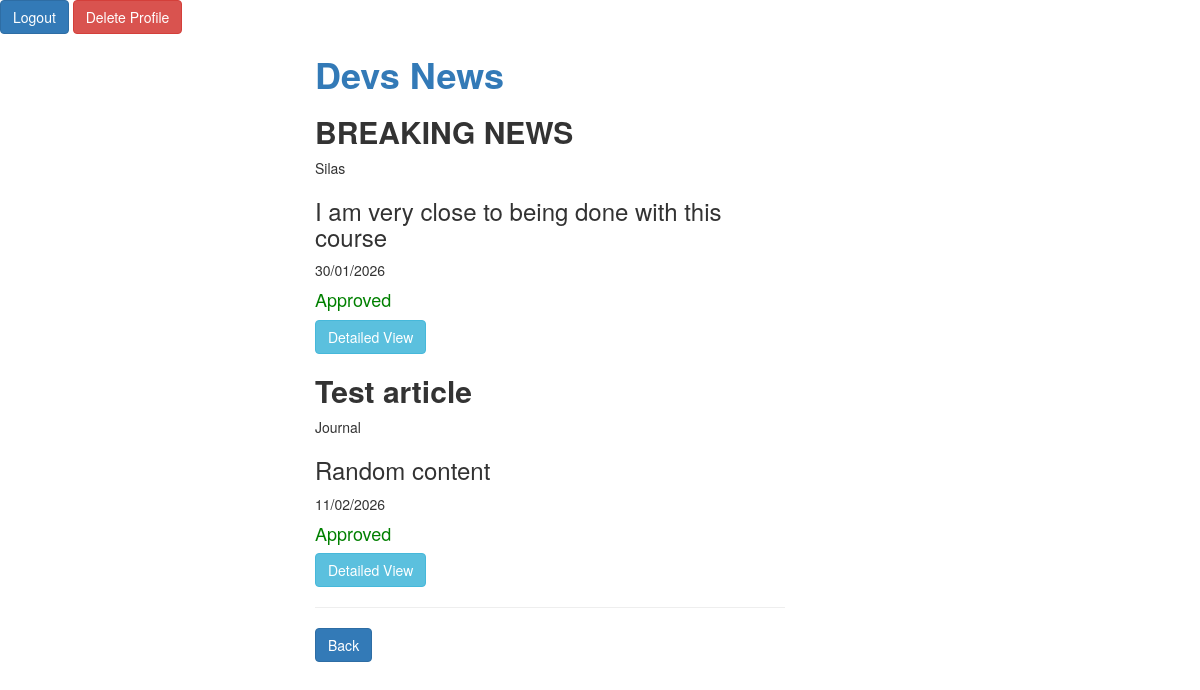
/news_letter/Devs News/ (signed in), run on the app's committed database.
### publishing/models.py (models this page shows)
class Newsletter(models.Model):
    title = models.CharField(max_length=30)
    created_at = models.DateTimeField(auto_now_add=True)
    author = models.ForeignKey(Users, on_delete=models.CASCADE)

class Articles(models.Model):
    news_letter = models.ForeignKey(Newsletter, on_delete=models.CASCADE, related_name="newsletter_articles")
    title = models.CharField(max_length=20)
    content = models.CharField(max_length=200)
    author = models.ForeignKey(Users, on_delete=models.CASCADE, related_name="author_articles")
    created_at = models.DateTimeField(auto_now_add=True)
    approved = models.BooleanField(default=False)
    publisher = models.ForeignKey(Users, on_delete=models.CASCADE, related_name="publisher_articles")

class Users(AbstractUser):
    role = models.CharField(max_length=50)
    def __str__(self):
        return self.username

### publishing/views.py (the view)
# urls.py: path("news_letter/<str:title>/", views.articles_view, name="Article_View"),
def articles_view(request, title):
    news_letter = Newsletter.objects.get(title=title)
    is_editor = request.user.groups.filter(name="Editor").exists()
    is_journalist = request.user.groups.filter(name="Journalist").exists()
    context = {
        "news_letter": news_letter,
        "is_editor": is_editor,
        "is_journalist": is_journalist,
    }
    articles = Articles.objects.filter(news_letter=news_letter)
    if len(articles) == 0:
        context["error"] = "There are no articles for this news letter yet."
    else:
        context["articles"] = articles
    return render(request, "article_view.html", context)

### publishing/templates/article_view.html (shortened to what this page needs)
{% extends 'base.html' %}
{% block heading %}
<a style="color: light blue;">{{ news_letter.title }}</a>
{% endblock %}
{% block content %}
    {% if error %}
        <p style="color: red;">{{ error }}</p>
    {% else %}
        {% for article in articles %}
            <div>
                <h2><strong>{{ article.title }}</strong></h2>
                {{ article.author }}
            </div>
            <div>
                <h3>{{ article.content }}</h3>
            </div>
            {{ article.created_at|date:"d/m/Y" }}
            {% if article.approved == True %}
                <h4 style="color: green;">Approved</h4>
            {% else %}
                <h4 style="color: red;">Not Approved</h4>
            {% endif %}
            <a href="{% url 'Article_Detailed' news_letter_title=news_letter.title title=article.title %}"
               class="btn btn-info">Detailed View</a>
        {% endfor %}
    {% endif %}
    <hr>
    <div>
        <a href="{% url 'Landing_Page' %}" class="btn btn-primary">Back</a>
    </div>
{% endblock %}

### data on the page
Newsletter: title "Devs News"
Articles: title "BREAKING NEWS", author "Silas", content "I am very close to being done with this course", created_at "30/01/2026", approved "Approved"
Articles: title "Test article", author "Journal", content "Random content", created_at "11/02/2026", approved "Approved"
